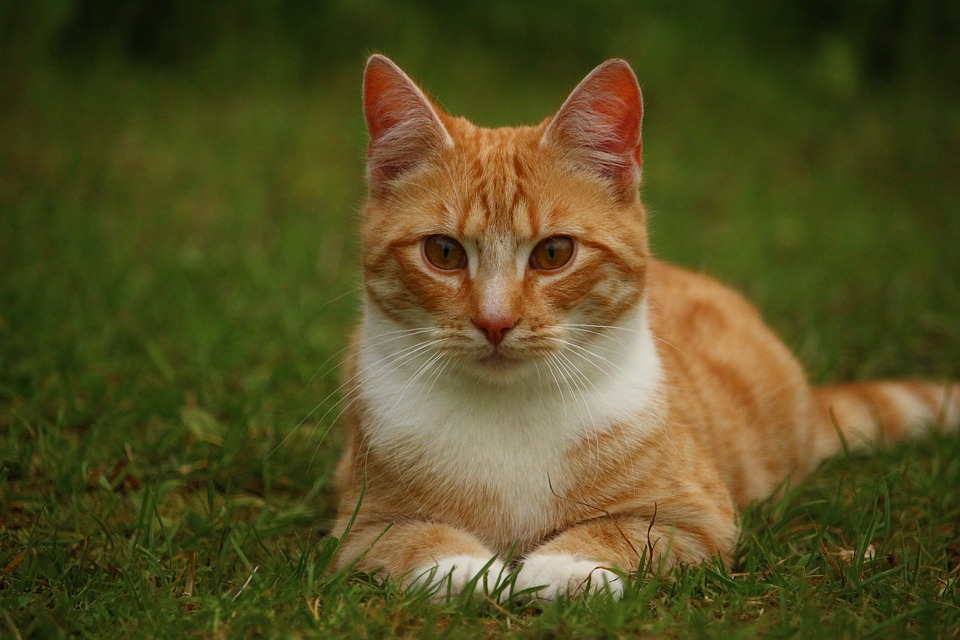
#> input picture media/class/deeplearning_and_alphago/projects/project_resources/project_2/cat.jpg, 960 x 640 px
$ jupyter execute --allow-errors project2_alexnet_classify.ipynb   (shell and % lines are left out)   (older library calls are emulated)
#> lines starting #> are read from the running program, lines starting #| are printed output that depends on the picture
[cell 1]
# EE488C Special Topics in EE <Deep Learning and AlphaGo>, Fall 2016
# Information Theory & Machine Learning Lab (http://itml.kaist.ac.kr), School of EE, KAIST
# written by Jongmin Yoon
# 2016/11/08

import numpy as np
from numpy import random
import math
import tensorflow as tf
from PIL import Image
from scipy.ndimage import zoom
import h5py
from caffe_classes import class_names

[cell 2]
# Open image
im1 = Image.open('cat.jpg') # Load a test image 'cat.jpg' 256 x 256
#> im1 is the input picture: PIL image 960x640 RGB; mean R, G, B 85.1, 79.2, 34.7
if im1.mode != 'RGB':
    im1 = im1.convert('RGB') # Convert it into an RGB image

im1 = im1.resize((256, 256), Image.ANTIALIAS)
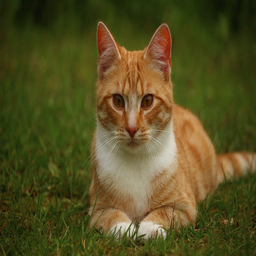
#> im1: PIL image 256x256 RGB; mean R, G, B 85.1, 79.2, 34.7
im1 = np.asarray(im1, dtype='float32')
#> im1: shape (256, 256, 3) float32
im1 /= 255.

# Cropping
# We obtain 10 images o fsize 227 x 227 by shifting and cropping the image.
crop_entry = [[0, 0], [0, 29], [29, 0], [29, 29], [14, 14]]
im1_crop = np.empty((10, 227, 227, 3), dtype=np.float32)
for k in range(5):
    im1_crop[k, :, :, :] = im1[crop_entry[k][0]:crop_entry[k][0] + 227,
                               crop_entry[k][1]:crop_entry[k][1] + 227, :]
im1_crop[5:10, :, :, :] = im1_crop[0:5, :, ::-1, :]

im1_crop = im1_crop[:, :, :, [2, 1, 0]]
im1_crop = 255. * im1_crop

# Subtract mean
#> (the rest of this cell did not finish here and is left out)
